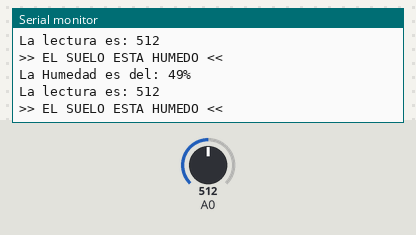
The sketch below on a simulated Arduino Uno, built with avr-gcc and run on an emulated ATmega328P. On the bench: the last lines printed to the serial monitor. The inputs (shaded band) are chosen by the test bench; at power-on: A0 = 512.

Above: at 1.8 s.
1.9 s: A0 set to 585
At 2.4 s:
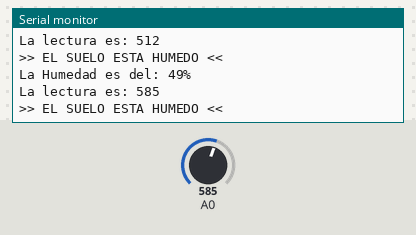
3.4 s: A0 set to 618
At 4.4 s:
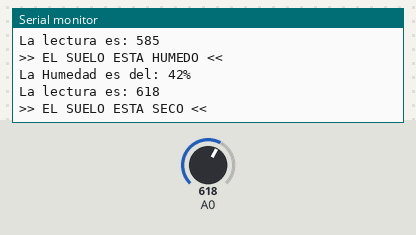
6.5 s: A0 set to 360
At 7.9 s:
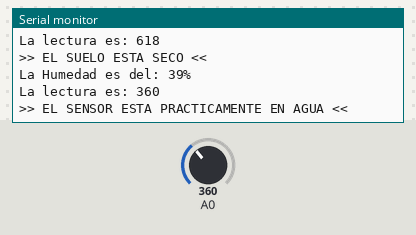
9.6 s: A0 set to 376
At 10.9 s:
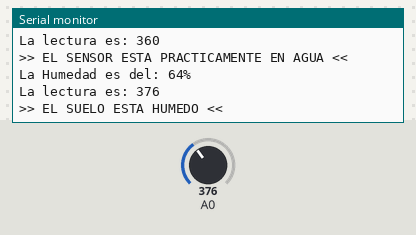
Timing chart, 0 to 12.6 s (numbered marks = the images above; inputs shaded):
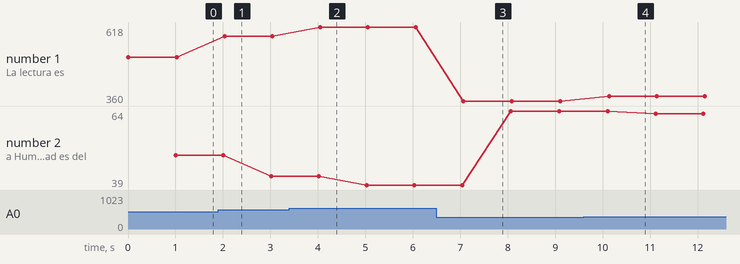

Measured:
- the behaviour switches between 599 and 600 on A0 (found by bisection; images 1 and 2)
- the behaviour switches between 369 and 370 on A0 (found by bisection; images 3 and 4)
- after the input at 1.9 s, the serial monitor: prints a new line after 0.13 s (image 1)
- after the input at 3.4 s, the serial monitor: prints a new line after 0.65 s (image 2)
- after the input at 6.5 s, the serial monitor: prints a new line after 0.56 s (image 3)
- after the input at 9.6 s, the serial monitor: prints a new line after 0.54 s (image 4)
- plotted number 1: 512 → 585 after the input at 1.9 s, 585 → 618 after the input at 3.4 s, 618 → 360 after the input at 6.5 s, 360 → 376 after the input at 9.6 s
- plotted number 2: 49 → 42 after the input at 1.9 s, 42 → 39 after the input at 3.4 s, 39 → 64 after the input at 6.5 s, 64 → 63 after the input at 9.6 s

The sketch:

SueloHumedad.ino
```cpp
void setup() {
  // put your setup code here, to run once:
  Serial.begin(9600);
}

void loop() {
  // put your main code here, to run repeatedly:
  int lectura = analogRead(A0);

  Serial.print("La lectura es: ");
  Serial.println(lectura);

// lecturas entre 1000 - 1023
  if (lectura >= 1000){
    Serial.println(">> EL SENSOR ESTA DECONECTADO O FUERA DEL SUELO <<");
  }
   else if (lectura <1000 && lectura >= 600){
    Serial.println(">> EL SUELO ESTA SECO <<");
   }
   else if (lectura < 600 && lectura >= 370){
    Serial.println(">> EL SUELO ESTA HUMEDO <<");
   }
   else if (lectura < 370){
    Serial.println(">> EL SENSOR ESTA PRACTICAMENTE EN AGUA <<");
   }
   delay(1000);

   //Convirtiendo a Porcentaje
   int lecturaPorcentaje = map(lectura, 1023, 0, 0, 100);

   Serial.print("La Humedad es del: ");
   Serial.print(lecturaPorcentaje);
   Serial.println("%");
}
```
